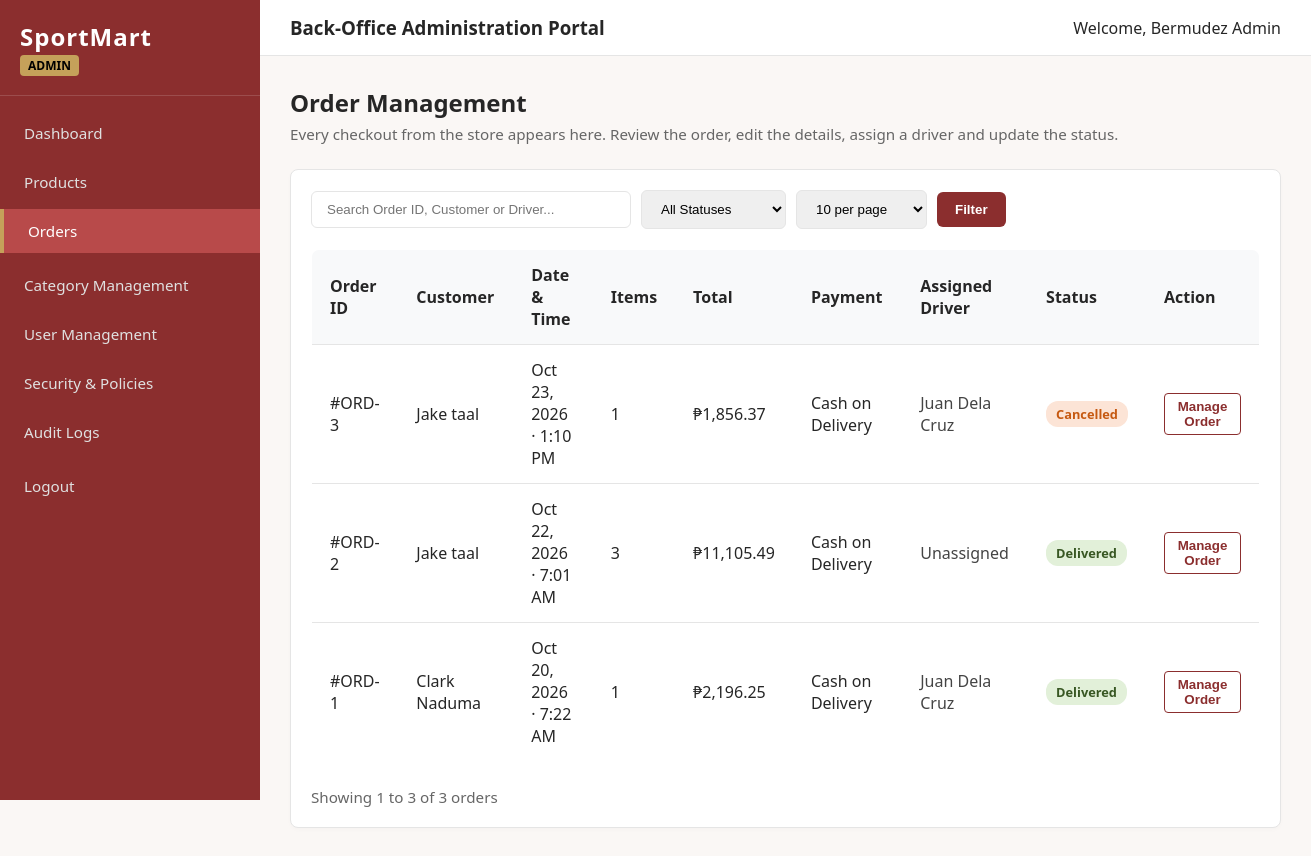
Page /admin/orders.php (signed in) on the committed database.
### tables this page shows
CREATE TABLE `orders` (
  `order_id` int(10) UNSIGNED NOT NULL,
  `user_id` int(10) UNSIGNED NOT NULL,
  `driver_id` int(10) UNSIGNED DEFAULT NULL,
  `total_amount` decimal(10,2) NOT NULL,
  `payment_method` enum('COD','GCash','Credit Card','Bank Transfer') NOT NULL,
  `status` enum('Pending','Processing','Shipped','Out for Delivery','Delivered','Cancelled') NOT NULL DEFAULT 'Pending',
  `shipping_address` text NOT NULL,  
  `contact_number` text DEFAULT NULL,  
  `order_notes` varchar(255) DEFAULT NULL,
  `created_at` timestamp NOT NULL DEFAULT current_timestamp(),
  `updated_at` timestamp NOT NULL DEFAULT current_timestamp() ON UPDATE current_timestamp()
);

### includes/encryption.php (called while the page is built, shortened)
<?php
function isEncryptedValue($value)
{
    return is_string($value) && strncmp($value, ENC_PREFIX, strlen(ENC_PREFIX)) === 0;
}
function decryptField($value)
{
    if ($value === null || $value === '' || !isEncryptedValue($value)) {
        return $value;
    }
    $bin = base64_decode(substr($value, strlen(ENC_PREFIX)), true);
    $plain = openssl_decrypt(substr($bin, 28), 'aes-256-gcm', getEncryptionKey(), OPENSSL_RAW_DATA, substr($bin, 0, 12), substr($bin, 12, 16));
    return $plain === false ? '' : $plain;
}
function decryptRow($row, array $columns)
{
    foreach ($columns as $col) {
        if (array_key_exists($col, $row)) {
            $row[$col] = decryptField($row[$col]);
        }
    }
    return $row;
}
function decryptRows(array $rows, array $columns)
{
    foreach ($rows as $i => $row) {
        $rows[$i] = decryptRow($row, $columns);
    }
    return $rows;
}

### admin/orders.php (the view, shortened to what this page needs)
<?php
require_once __DIR__ . '/../includes/db.php';
$perPage = isset($_GET['per_page']) && in_array((int) $_GET['per_page'], [10, 25, 50, 100], true) ? (int) $_GET['per_page'] : 10;
$currentPage = isset($_GET['p']) && (int) $_GET['p'] > 0 ? (int) $_GET['p'] : 1;
$search = trim($_GET['search'] ?? '');
$whereClauses = [];
$params = [];
$whereSql = empty($whereClauses) ? '' : ' WHERE ' . implode(' AND ', $whereClauses);
$countStmt = $pdo->prepare(
    "SELECT COUNT(*) FROM orders o
     LEFT JOIN users u ON o.user_id = u.user_id
     LEFT JOIN users d ON o.driver_id = d.user_id" . $whereSql
);
$countStmt->execute($params);
$totalOrders = (int) $countStmt->fetchColumn();
$totalPages = max(1, (int) ceil($totalOrders / $perPage));
$offset = ($currentPage - 1) * $perPage;
$stmt = $pdo->prepare(
    "SELECT o.*,
            COALESCE(u.full_name, 'Guest Customer') AS customer_name,
            u.phone AS customer_phone,
            COALESCE(d.full_name, 'Unassigned') AS driver_name
     FROM orders o
     LEFT JOIN users u ON o.user_id = u.user_id
     LEFT JOIN users d ON o.driver_id = d.user_id
     {$whereSql}
     ORDER BY o.order_id DESC
     LIMIT ? OFFSET ?"
);
$pos = 1;
$stmt->bindValue($pos++, (int) $perPage, PDO::PARAM_INT);
$stmt->bindValue($pos, (int) $offset, PDO::PARAM_INT);
$stmt->execute();
$orders = decryptRows($stmt->fetchAll(), ['shipping_address', 'contact_number', 'customer_phone']);
$itemsByOrder = [];
$orderIds = array_map('intval', array_column($orders, 'order_id'));
if (!empty($orderIds)) {
    $inClause = implode(',', array_fill(0, count($orderIds), '?'));
    $itemsStmt = $pdo->prepare(
        "SELECT oi.order_id, oi.quantity, oi.price_at_purchase,
                COALESCE(p.name, 'Unknown Product') AS product_name
         FROM order_items oi
         LEFT JOIN products p ON oi.product_id = p.product_id
         WHERE oi.order_id IN ({$inClause})
         ORDER BY oi.order_item_id ASC"
    );
    $itemsStmt->execute($orderIds);
    foreach ($itemsStmt->fetchAll() as $item) {
        $itemsByOrder[(int) $item['order_id']][] = [
            'name'     => $item['product_name'],
            'quantity' => (int) $item['quantity'],
            'price'    => (float) $item['price_at_purchase'],
        ];
    }
}
$orderData = [];
foreach ($orders as $order) {
    $id = (int) $order['order_id'];
    $items = $itemsByOrder[$id] ?? [];
    $subtotal = 0;
    $qty = 0;
    foreach ($items as $it) {
        $subtotal += $it['price'] * $it['quantity'];
        $qty += $it['quantity'];
    }
    $total = (float) $order['total_amount'];
    $orderData[$id] = [
        'id'        => $id,
        'customer'  => $order['customer_name'],
        'placed'    => date('M j, Y · g:i A', strtotime($order['created_at'])),
        'payment'   => $order['payment_method'] === 'COD' ? 'Cash on Delivery' : $order['payment_method'],
        'status'    => $order['status'],
        'driver_id' => $order['driver_id'] !== null ? (int) $order['driver_id'] : '',
        'address'   => $order['shipping_address'],
        'contact'   => $order['contact_number'] ?? '',
        'phone'     => $order['customer_phone'] ?? '',
        'notes'     => $order['order_notes'] ?? '',
        'items'     => $items,
        'subtotal'  => round($subtotal, 2),
        'shipping'  => max(0, round($total - $subtotal, 2)),
        'total'     => $total,
        'qty'       => $qty,
    ];
}
include __DIR__ . '/includes/admin_header.php';
?>
<div class="page-header">
    <div>
        <h2>Order Management</h2>
        <p class="text-muted-sm">Every checkout from the store appears here. Review the order, edit the details, assign a driver and update the status.</p>
    </div>
</div>
<div class="admin-card">
    <form action="orders.php" method="GET" class="card-header-flex mb-20">
        <div style="display: flex; gap: 10px; flex-wrap: wrap; align-items: center; width: 100%;">
            <input
                type="text"
                name="search"
                class="table-search-lg"
                placeholder="Search Order ID, Customer or Driver..."
                value="<?php echo htmlspecialchars($search); ?>"
            >
            <select name="status" class="table-filter-lg" onchange="this.form.submit()">
                <option value="">All Statuses</option>
            </select>
            <select name="per_page" class="table-filter-lg" onchange="this.form.submit()">
                <?php foreach ([10, 25, 50, 100] as $pp): ?>
                    <option value="<?php echo $pp; ?>" <?php echo $perPage === $pp ? 'selected' : ''; ?>><?php echo $pp; ?> per page</option>
                <?php endforeach; ?>
            </select>
            <button type="submit" class="btn-primary">Filter</button>
        </div>
    </form>
    <table class="admin-table" id="ordersTable">
        <thead>
            <tr>
                <th>Order ID</th>
                <th>Customer</th>
                <th>Date &amp; Time</th>
                <th>Items</th>
                <th>Total</th>
                <th>Payment</th>
                <th>Assigned Driver</th>
                <th>Status</th>
                <th>Action</th>
            </tr>
        </thead>
        <tbody>
            <?php if (!empty($orders)): ?>
                <?php foreach ($orders as $order): ?>
                    <?php $d = $orderData[(int) $order['order_id']]; ?>
                    <tr class="order-row">
                        <td class="order-id">#ORD-<?php echo (int) $d['id']; ?></td>
                        <td class="customer-name"><?php echo htmlspecialchars($d['customer']); ?></td>
                        <td><?php echo htmlspecialchars($d['placed']); ?></td>
                        <td><?php echo (int) $d['qty']; ?></td>
                        <td>₱<?php echo number_format($d['total'], 2); ?></td>
                        <td><?php echo htmlspecialchars($d['payment']); ?></td>
                        <td class="driver-name-text"><?php echo htmlspecialchars($order['driver_name']); ?></td>
                        <td class="order-status">
                            <span class="badge badge-<?php echo htmlspecialchars(strtolower(str_replace(' ', '-', (string) $order['status'])), ENT_QUOTES, 'UTF-8'); ?>">
                                <?php echo htmlspecialchars($order['status']); ?>
                            </span>
                        </td>
                        <td>
                            <button
                                type="button"
                                class="btn-action"
                                data-order-id="<?php echo (int) $d['id']; ?>"
                                onclick="smOpenOrder(this.dataset.orderId)"
                            >
                                Manage Order
                            </button>
                        </td>
                    </tr>
                <?php endforeach; ?>
            <?php else: ?>
                <tr>
                    <td colspan="9" class="table-empty-notice">No orders found matching criteria.</td>
                </tr>
            <?php endif; ?>
        </tbody>
    </table>
    <?php if ($totalPages > 1 || $totalOrders > 0): ?>
        <div style="display: flex; justify-content: space-between; align-items: center; margin-top: 20px; flex-wrap: wrap; gap: 10px;">
            <span class="text-muted-sm">Showing <?php echo $totalOrders > 0 ? $offset + 1 : 0; ?> to <?php echo min($offset + $perPage, $totalOrders); ?> of <?php echo $totalOrders; ?> orders</span>
        </div>
    <?php endif; ?>
</div>
<?php echo '</main></div></div></body></html>'; ?>

### assets/css/admin.css (style rules this page uses)
:root { --primary-dark-red: #8B2E2E; --secondary-red: #B84A4A; --accent-gold: #C5A15A; --bg-warm-white: #FAF7F5; --bg-card: #FFFFFF; --text-dark: #262626; --border-color: #E5E5E5; --sidebar-width: 260px; }
* { box-sizing: border-box; margin: 0; padding: 0; }
.page-header { display: flex; justify-content: space-between; align-items: center; margin-bottom: 25px; }
.admin-card { background-color: var(--bg-card); padding: 20px; border-radius: 8px; border: 1px solid var(--border-color); box-shadow: 0 2px 4px rgba(0, 0, 0, 0.02); }
.admin-table { width: 100%; border-collapse: collapse; background-color: var(--bg-card); border-radius: 8px; overflow: hidden; border: 1px solid var(--border-color); }
.admin-table th, .admin-table td { padding: 14px 18px; text-align: left; border-bottom: 1px solid var(--border-color); }
.admin-table th { background-color: #F8F9FA; font-weight: 600; }
.badge { padding: 4px 10px; border-radius: 12px; font-size: 0.8rem; font-weight: bold; display: inline-block; }
.btn-primary { background-color: var(--primary-dark-red); color: #fff; padding: 10px 18px; text-decoration: none; border-radius: 6px; font-weight: 600; border: none; cursor: pointer; }
.btn-action { background-color: transparent; color: var(--primary-dark-red); border: 1px solid var(--primary-dark-red); padding: 5px 12px; border-radius: 4px; cursor: pointer; font-weight: 600; }
.badge-delivered { background-color: #E2F0D9; color: #385723; }
.badge-cancelled { background-color: #FCE4D6; color: #C65911; }
.text-muted-sm { color: #666; font-size: 0.95rem; margin-top: 5px; }
.card-header-flex { display: flex; justify-content: space-between; align-items: center; margin-bottom: 15px; }
.mb-20 { margin-bottom: 20px; }
.table-search-lg { padding: 10px 15px; border: 1px solid var(--border-color); border-radius: 6px; width: 320px; }
.table-filter-lg { padding: 10px 15px; border: 1px solid var(--border-color); border-radius: 6px; }
.driver-name-text { font-weight: 500; color: #444; }

### rows in the picture
orders: order_id "3", customer "Jake taal", order_id "Oct 23, 2026 · 1:10 PM", order_id "1", order_id+total_amount "1,856.37", order_id "Cash on Delivery", driver_name "Juan Dela Cruz", status "Cancelled"
orders: order_id "2", customer "Jake taal", order_id "Oct 22, 2026 · 7:01 AM", order_id "3", order_id+total_amount "11,105.49", order_id "Cash on Delivery", driver_name "Unassigned", status "Delivered"
orders: order_id "1", customer "Clark Naduma", order_id "Oct 20, 2026 · 7:22 AM", order_id+total_amount "2,196.25", order_id "Cash on Delivery", driver_name "Juan Dela Cruz", status "Delivered"

### other values in the picture
$userRole "ADMIN"
$userName "Bermudez Admin"
$offset + 1 "1"
min($offset + $perPage, $totalOrders) "3"
$totalOrders "3"
form field per_page "10 per page"
